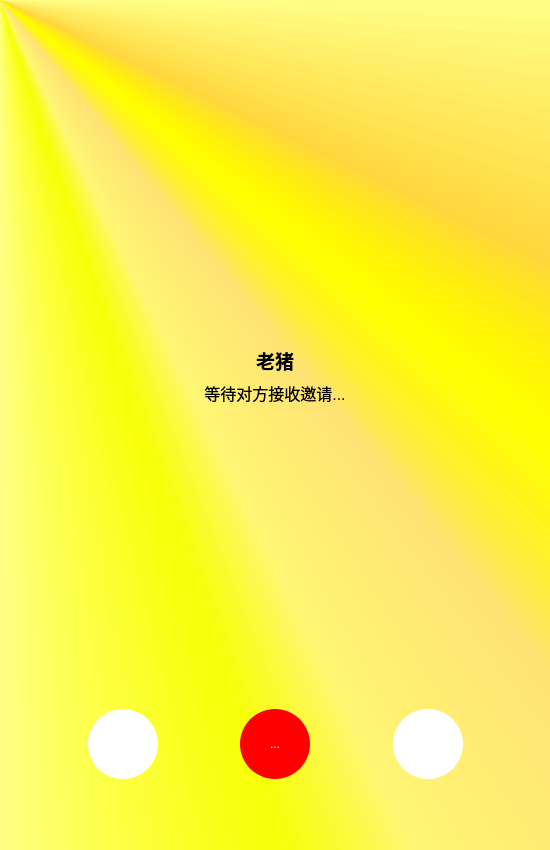
<?xml version="1.0" encoding="UTF-8"?>
<ui version="4.0">
 <class>VoiceWidget</class>
 <widget class="QWidget" name="VoiceWidget">
  <property name="geometry">
   <rect>
    <x>0</x>
    <y>0</y>
    <width>550</width>
    <height>850</height>
   </rect>
  </property>
  <property name="windowTitle">
   <string>语音通话</string>
  </property>
  <property name="styleSheet">
   <string notr="true">#VoiceWidget{
background-color: qconicalgradient(cx:0, cy:0, angle:135, stop:0 rgba(255, 255, 0, 69), stop:0.375 rgba(255, 255, 0, 69), stop:0.423533 rgba(251, 255, 0, 145), stop:0.45 rgba(247, 255, 0, 208), stop:0.477581 rgba(255, 244, 71, 130), stop:0.518717 rgba(255, 218, 71, 130), stop:0.55 rgba(255, 255, 0, 255), stop:0.57754 rgba(255, 203, 0, 130), stop:0.625 rgba(255, 255, 0, 69), stop:1 rgba(255, 255, 0, 69));
}</string>
  </property>
  <layout class="QGridLayout" name="gridLayout">
   <item row="0" column="0">
    <layout class="QVBoxLayout" name="verticalLayout" stretch="3,2,0,0,5,1,1">
     <item>
      <spacer name="verticalSpacer_3">
       <property name="orientation">
        <enum>Qt::Vertical</enum>
       </property>
       <property name="sizeHint" stdset="0">
        <size>
         <width>20</width>
         <height>143</height>
        </size>
       </property>
      </spacer>
     </item>
     <item>
      <layout class="QHBoxLayout" name="horizontalLayout_3" stretch="5,1,5">
       <item>
        <spacer name="horizontalSpacer_7">
         <property name="orientation">
          <enum>Qt::Horizontal</enum>
         </property>
         <property name="sizeHint" stdset="0">
          <size>
           <width>40</width>
           <height>20</height>
          </size>
         </property>
        </spacer>
       </item>
       <item>
        <widget class="QLabel" name="head_label">
         <property name="minimumSize">
          <size>
           <width>150</width>
           <height>150</height>
          </size>
         </property>
         <property name="styleSheet">
          <string notr="true"/>
         </property>
         <property name="text">
          <string/>
         </property>
         <property name="pixmap">
          <pixmap resource="../../resource.qrc">:/resource/chat/styjx.jpg</pixmap>
         </property>
         <property name="scaledContents">
          <bool>true</bool>
         </property>
         <property name="alignment">
          <set>Qt::AlignCenter</set>
         </property>
        </widget>
       </item>
       <item>
        <spacer name="horizontalSpacer_8">
         <property name="orientation">
          <enum>Qt::Horizontal</enum>
         </property>
         <property name="sizeHint" stdset="0">
          <size>
           <width>40</width>
           <height>20</height>
          </size>
         </property>
        </spacer>
       </item>
      </layout>
     </item>
     <item>
      <widget class="QLabel" name="nickname_label">
       <property name="font">
        <font>
         <pointsize>14</pointsize>
         <weight>75</weight>
         <bold>true</bold>
        </font>
       </property>
       <property name="styleSheet">
        <string notr="true">color: rgb(0, 0, 0);</string>
       </property>
       <property name="text">
        <string>老猪</string>
       </property>
       <property name="alignment">
        <set>Qt::AlignCenter</set>
       </property>
      </widget>
     </item>
     <item>
      <widget class="QLabel" name="status_label">
       <property name="font">
        <font>
         <pointsize>12</pointsize>
        </font>
       </property>
       <property name="styleSheet">
        <string notr="true">color: rgb(0, 0, 0);</string>
       </property>
       <property name="text">
        <string>等待对方接收邀请...</string>
       </property>
       <property name="alignment">
        <set>Qt::AlignCenter</set>
       </property>
      </widget>
     </item>
     <item>
      <spacer name="verticalSpacer">
       <property name="orientation">
        <enum>Qt::Vertical</enum>
       </property>
       <property name="sizeHint" stdset="0">
        <size>
         <width>20</width>
         <height>288</height>
        </size>
       </property>
      </spacer>
     </item>
     <item>
      <layout class="QHBoxLayout" name="horizontalLayout" stretch="1,1,1,1,1,1,1">
       <item>
        <spacer name="horizontalSpacer_3">
         <property name="orientation">
          <enum>Qt::Horizontal</enum>
         </property>
         <property name="sizeHint" stdset="0">
          <size>
           <width>92</width>
           <height>20</height>
          </size>
         </property>
        </spacer>
       </item>
       <item>
        <widget class="QToolButton" name="microphone_toolBtn">
         <property name="minimumSize">
          <size>
           <width>70</width>
           <height>70</height>
          </size>
         </property>
         <property name="styleSheet">
          <string notr="true">QToolButton {
    border-radius: 35px; /* 使按钮边缘变圆 */
    background-color: rgb(255, 255, 255); /* 按钮的背景颜色 */
    color: white; /* 文本颜色 */
    border: 2px solid white; /* 边框颜色和大小 */
    padding: 5px; /* 按钮内部的填充 */
}</string>
         </property>
         <property name="text">
          <string>...</string>
         </property>
         <property name="icon">
          <iconset resource="../../resource.qrc">
           <normaloff>:/resource/chat/microphone.png</normaloff>:/resource/chat/microphone.png</iconset>
         </property>
         <property name="iconSize">
          <size>
           <width>50</width>
           <height>50</height>
          </size>
         </property>
        </widget>
       </item>
       <item>
        <spacer name="horizontalSpacer">
         <property name="orientation">
          <enum>Qt::Horizontal</enum>
         </property>
         <property name="sizeHint" stdset="0">
          <size>
           <width>19</width>
           <height>17</height>
          </size>
         </property>
        </spacer>
       </item>
       <item>
        <widget class="QToolButton" name="call_toolBtn">
         <property name="minimumSize">
          <size>
           <width>70</width>
           <height>70</height>
          </size>
         </property>
         <property name="styleSheet">
          <string notr="true">QToolButton {
    border-radius: 35px; /* 使按钮边缘变圆 */
	background-color: rgb(255, 0, 0); /* 按钮的背景颜色 */
    color: white; /* 文本颜色 */
    border: 2px solid rgb(255, 0, 0); /* 边框颜色和大小 */
    padding: 5px; /* 按钮内部的填充 */
}</string>
         </property>
         <property name="text">
          <string>...</string>
         </property>
         <property name="icon">
          <iconset resource="../../resource.qrc">
           <normaloff>:/resource/chat/hang_up.png</normaloff>:/resource/chat/hang_up.png</iconset>
         </property>
         <property name="iconSize">
          <size>
           <width>50</width>
           <height>50</height>
          </size>
         </property>
        </widget>
       </item>
       <item>
        <spacer name="horizontalSpacer_2">
         <property name="orientation">
          <enum>Qt::Horizontal</enum>
         </property>
         <property name="sizeHint" stdset="0">
          <size>
           <width>19</width>
           <height>17</height>
          </size>
         </property>
        </spacer>
       </item>
       <item>
        <widget class="QToolButton" name="voice_toolBtn">
         <property name="minimumSize">
          <size>
           <width>70</width>
           <height>70</height>
          </size>
         </property>
         <property name="styleSheet">
          <string notr="true">QToolButton {
    border-radius: 35px; /* 使按钮边缘变圆 */
    background-color: rgb(255, 255, 255); /* 按钮的背景颜色 */
    color: white; /* 文本颜色 */
    border: 2px solid white; /* 边框颜色和大小 */
    padding: 5px; /* 按钮内部的填充 */
}</string>
         </property>
         <property name="text">
          <string>...</string>
         </property>
         <property name="icon">
          <iconset resource="../../resource.qrc">
           <normaloff>:/resource/chat/voice.png</normaloff>:/resource/chat/voice.png</iconset>
         </property>
         <property name="iconSize">
          <size>
           <width>50</width>
           <height>50</height>
          </size>
         </property>
        </widget>
       </item>
       <item>
        <spacer name="horizontalSpacer_4">
         <property name="orientation">
          <enum>Qt::Horizontal</enum>
         </property>
         <property name="sizeHint" stdset="0">
          <size>
           <width>92</width>
           <height>20</height>
          </size>
         </property>
        </spacer>
       </item>
      </layout>
     </item>
     <item>
      <spacer name="verticalSpacer_2">
       <property name="orientation">
        <enum>Qt::Vertical</enum>
       </property>
       <property name="sizeHint" stdset="0">
        <size>
         <width>20</width>
         <height>26</height>
        </size>
       </property>
      </spacer>
     </item>
    </layout>
   </item>
  </layout>
 </widget>
 <resources>
  <include location="../../resource.qrc"/>
 </resources>
 <connections/>
</ui>
